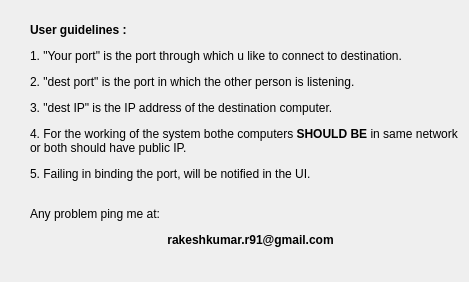
<?xml version="1.0" encoding="UTF-8"?>
<ui version="4.0">
 <class>helpwidget</class>
 <widget class="QWidget" name="helpwidget">
  <property name="geometry">
   <rect>
    <x>0</x>
    <y>0</y>
    <width>469</width>
    <height>282</height>
   </rect>
  </property>
  <property name="windowTitle">
   <string>Help</string>
  </property>
  <widget class="QLabel" name="label">
   <property name="geometry">
    <rect>
     <x>30</x>
     <y>-10</y>
     <width>441</width>
     <height>291</height>
    </rect>
   </property>
   <property name="text">
    <string>&lt;html&gt;&lt;head/&gt;&lt;body&gt;&lt;p&gt;&lt;span style=&quot; font-weight:600;&quot;&gt;User guidelines :&lt;/span&gt;&lt;/p&gt;&lt;p&gt;1. &amp;quot;Your port&amp;quot; is the port through which u like to connect to destination.&lt;/p&gt;&lt;p&gt;2. &amp;quot;dest port&amp;quot; is the port in which the other person is listening.&lt;/p&gt;&lt;p&gt;3. &amp;quot;dest IP&amp;quot; is the IP address of the destination computer.&lt;/p&gt;&lt;p&gt;4. For the working of the system bothe computers &lt;span style=&quot; font-weight:600;&quot;&gt;SHOULD BE&lt;/span&gt; in same network or both should have public IP.&lt;/p&gt;&lt;p&gt;5. Failing in binding the port, will be notified in the UI.&lt;/p&gt;&lt;p&gt;&lt;br/&gt;Any problem ping me at:&lt;/p&gt;&lt;p align=&quot;center&quot;&gt;&lt;span style=&quot; font-weight:600;&quot;&gt;rakeshkumar.r91@gmail.com&lt;/span&gt;&lt;/p&gt;&lt;/body&gt;&lt;/html&gt;</string>
   </property>
   <property name="wordWrap">
    <bool>true</bool>
   </property>
  </widget>
 </widget>
 <resources/>
 <connections/>
</ui>
